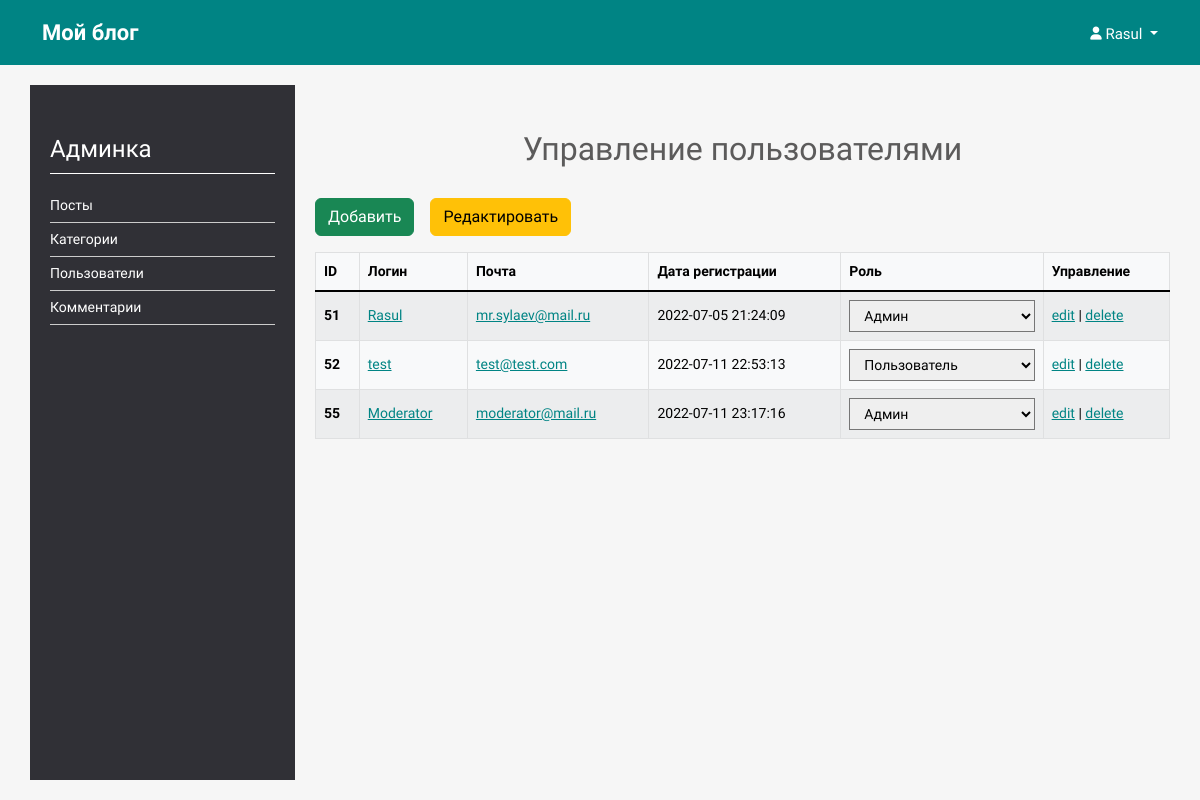
The app's page /admin/users/ (signed in) with its own data.
### tables this page shows
CREATE TABLE `users` (
  `id` int(12) NOT NULL AUTO_INCREMENT,
  `role` varchar(15) DEFAULT 'user',
  `username` varchar(255) NOT NULL,
  `email` varchar(255) NOT NULL,
  `password` varchar(255) NOT NULL,
  `createdAt` timestamp NOT NULL DEFAULT CURRENT_TIMESTAMP,
  PRIMARY KEY (`id`),
  UNIQUE KEY `email` (`email`)
);

### app/database/db.php (called while the page is built, shortened)
<?php
require_once "config_db.php";
function queryCheckError($query) {
    $errInfo = $query->errorInfo();
}
function selectAll($table, $params = []) {
    global $db;
    $sql = "SELECT * FROM $table";
    $query = $db->prepare($sql);
    $query->execute();
    return $query->fetchAll();
}

### app/controllers/admin/UsersController.php (called while the page is built, shortened)
<?php
$users = selectAll('users');

### app/pages/admin/users/index.php (the view, shortened to what this page needs)
<?php
    include "app/controllers/admin/UsersController.php";
?>
<!doctype html>
<html lang="en">
<head>
    <link href="https://cdn.jsdelivr.net/npm/bootstrap@5.2.0-beta1/dist/css/bootstrap.min.css" rel="stylesheet">
    <link rel="stylesheet" href="../../../../assets/css/admin.css">
</head>
<body>
    <div class="wrapper">
        <? include "app/components/admin-header.php"; ?>
        <main>
            <section class="content">
                <div class="container h-100">
                    <div class="row h-100">
                        <? include "app/components/admin-sidebar.php"; ?>
                        <div class="main-content col-12 col-md-9">
                            <div class="posts-table">
                                <h2 class="posts-title">Управление пользователями</h2>
                                <div class="d-flex gap-2 my-3">
                                    <a class="btn btn-success w-auto" href="/admin/users/create/">Добавить</a> <br>
                                    <a class="btn btn-warning w-auto" href="/admin/users/">Редактировать</a>
                                </div>
                                <table class="table table-light table-bordered table-striped table-hover">
                                    <thead class="table-light">
                                        <tr>
                                            <th scope="col">ID</th>
                                            <th scope="col">Логин</th>
                                            <th scope="col">Почта</th>
                                            <th scope="col">Дата регистрации</th>
                                            <th scope="col">Роль</th>
                                            <th scope="col">Управление</th>
                                        </tr>
                                    </thead>
                                    <tbody class="table-group-divider">
                                        <? foreach ($users as $user): ?>
                                        <tr scope="row">
                                            <th><?=$user['id']?></th>
                                            <td><a href="#"><?=$user['username']?></a></td>
                                            <td><a href="#"><?=$user['email']?></a></td>
                                            <td><?=$user['createdAt']?></td>
                                            <td>
                                                <form action="/admin/users/edit/" method="GET">
                                                    <select name="role" onchange="this.form.submit()">
                                                        <option value="admin" <? if ($user['role'] === 'admin') echo "selected"; ?>>Админ</option>
                                                        <option value="user" <? if ($user['role'] === "user") echo "selected"; ?>>Пользователь</option>
                                                    </select>
                                                </form>
                                            </td>
                                            <td>
                                                <a href="/admin/users/edit/<?=$user['id']?>/">edit</a> |
                                                <a href="/admin/users/edit/?id_delete=<?=$user['id']?>">delete</a>
                                            </td>
                                        </tr>
                                        <? endforeach; ?>
                                    </tbody>
                                </table>
                            </div>
                        </div>
                    </div>
                </div>
            </section>
        </main>
    </div>
</body>
</html>

### assets/css/admin.css (style rules this page uses)
body { font-size: 14px; background: #f6f6f6; }
* { font-family: "Finlandica", cursive; }
html, h1, h2, h3, h4, h5, h6 { color: #5c5b5b; }
input:not([type=checkbox]), textarea, button, select { padding: 10px 15px !important; width: 100% !important; font-size: 14px !important; border-radius: 0 !important; }
a { color: inherit; text-decoration: none; -webkit-transition: all 100ms ease-in-out; transition: all 100ms ease-in-out; }
.wrapper { min-height: 100vh; display: -webkit-box; display: -ms-flexbox; display: flex; -webkit-box-orient: vertical; -webkit-box-direction: normal; -ms-flex-direction: column; flex-direction: column; }
main { -webkit-box-flex: 1; -ms-flex-positive: 1; flex-grow: 1; }
main > .content { padding: 20px 0; height: calc(100vh - 65px) !important; }
.main-content { padding: 45px 0 60px; }
.posts-title { margin: 0 0 30px; text-align: center; }
.table a { color: #008484; text-decoration: underline; }
.table th, .table td { vertical-align: middle; }
.table select { padding: 6px 10px !important; }

### records on screen
users: id "51", username "Rasul", email "mr.sylaev@mail.ru", createdAt "2022-07-05 21:24:09", role "Админ"
users: id "52", username "test", email "test@test.com", createdAt "2022-07-11 22:53:13", role "Пользователь"
users: id "55", username "Moderator", email "moderator@mail.ru", createdAt "2022-07-11 23:17:16", role "Админ"

### other values on screen
$_SESSION['login'] "Rasul"
